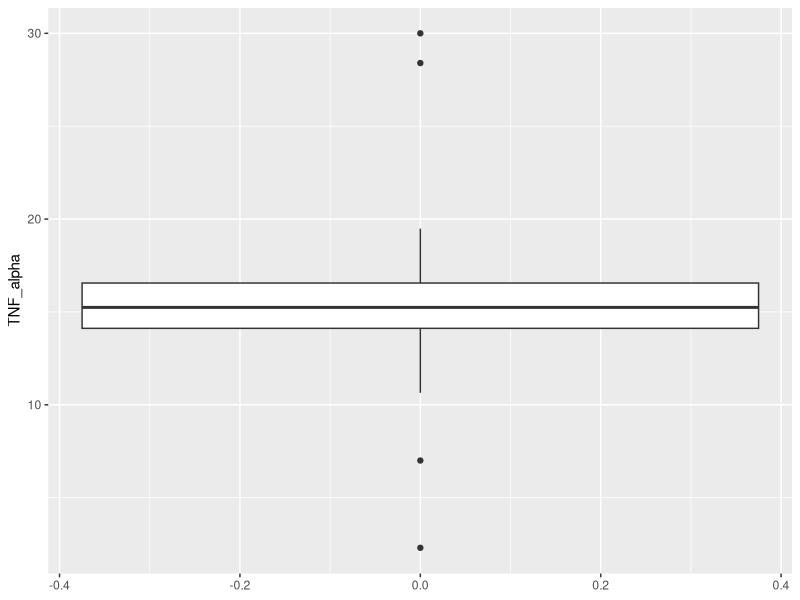
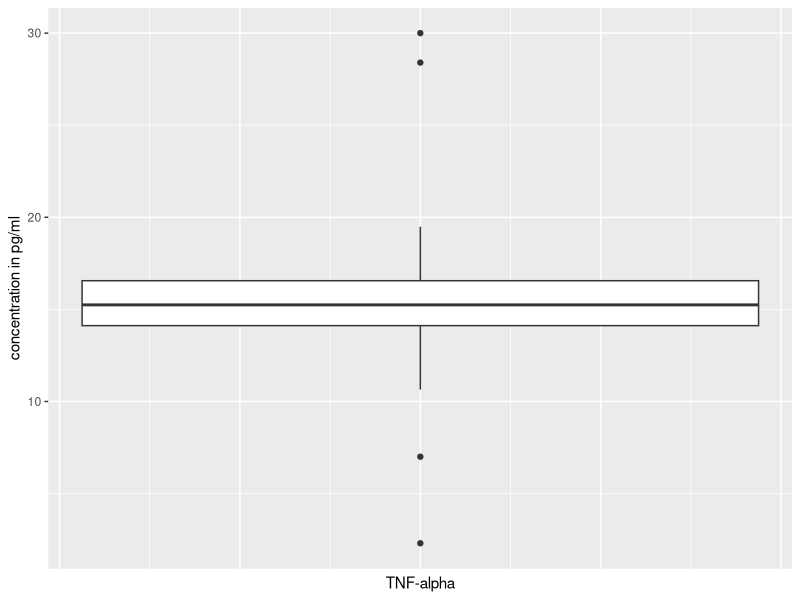
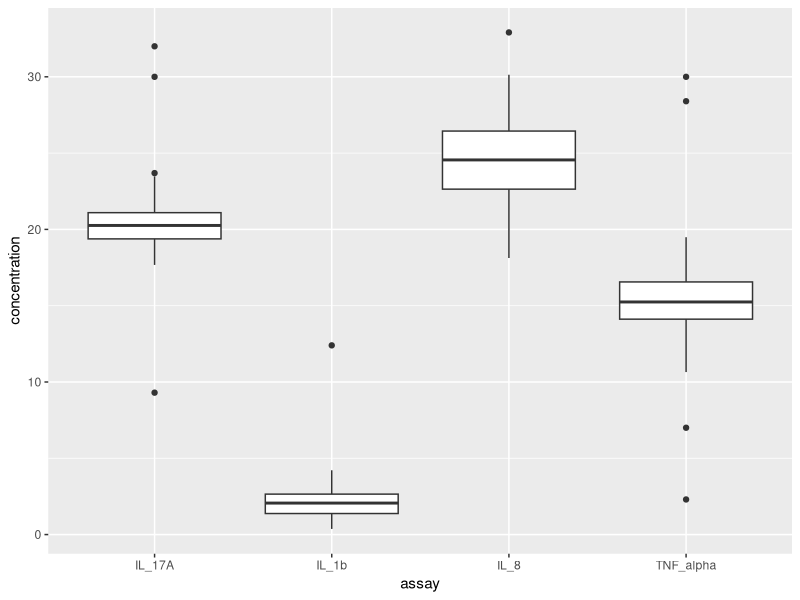
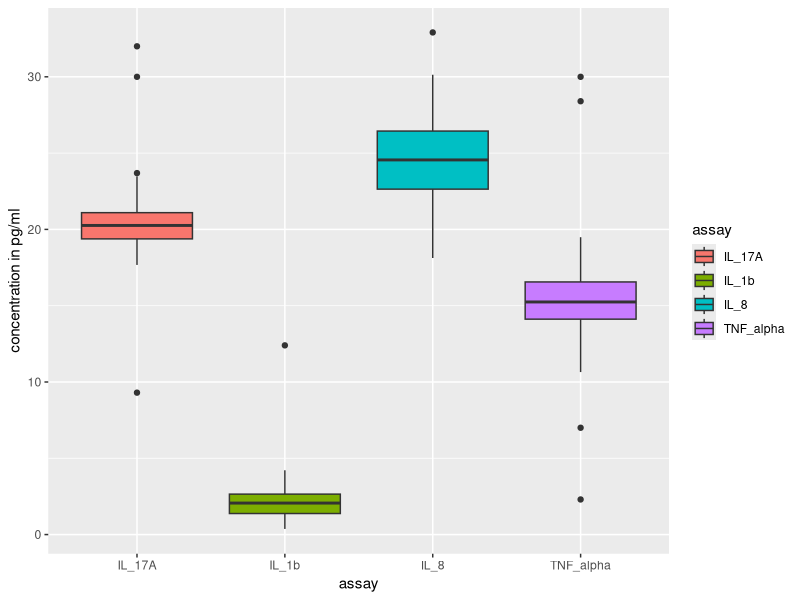

Write the R code that produced these figures, in order.
# Step 1 - read in the data
cytokine_data <- read.table(
  file = "03_data/example_cytokines.csv",
  header = TRUE,
  sep = ";"
)

# look at the data
str(cytokine_data)
View(cytokine_data)

# Step 2 - basic box plot
library(magrittr)
library(ggplot2)

cytokine_data %>% 
  ggplot() +
  aes(y = TNF_alpha) +
  geom_boxplot()

# Step 3 - make the plot prettier
cytokine_data %>% 
  ggplot() +
  aes(y = TNF_alpha) +
  geom_boxplot() +
  theme(
    axis.ticks.x = element_blank(),
    axis.text.x = element_blank()
  ) +
  labs(
    x = "TNF-alpha",
    y = "concentration in pg/ml"
  )

# Step 4 - bring the data into the long format
library(tidyr)
cytokine_data_long <- cytokine_data %>% 
  pivot_longer(
    cols = TNF_alpha:IL_17A,
    names_to = "assay",
    values_to = "concentration"
  )

# Step 5 - plot several boxplots
cytokine_data_long %>% 
  ggplot() +
  aes(
    x = assay,
    y = concentration
  ) +
  geom_boxplot()

# Step 6 - make the plot prettier
cytokine_data_long %>% 
  ggplot() +
  aes(
    x = assay,
    y = concentration,
    fill = assay
  ) +
  geom_boxplot() +
  ylab("concentration in pg/ml")
